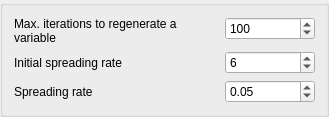
           <widget class="QGroupBox" name="algo_chio_container">
            <property name="title">
             <string/>
            </property>
            <layout class="QFormLayout" name="formLayout_7">
             <item row="0" column="0">
              <widget class="QLabel" name="label_20">
               <property name="minimumSize">
                <size>
                 <width>165</width>
                 <height>0</height>
                </size>
               </property>
               <property name="text">
                <string>Max. iterations to regenerate a variable</string>
               </property>
               <property name="wordWrap">
                <bool>true</bool>
               </property>
              </widget>
             </item>
             <item row="0" column="1">
              <layout class="QHBoxLayout" name="horizontalLayout_16">
               <item>
                <spacer name="horizontalSpacer_14">
                 <property name="orientation">
                  <enum>Qt::Horizontal</enum>
                 </property>
                 <property name="sizeHint" stdset="0">
                  <size>
                   <width>40</width>
                   <height>20</height>
                  </size>
                 </property>
                </spacer>
               </item>
               <item>
                <widget class="QSpinBox" name="algo_chio_maxsolsurvive">
                 <property name="minimumSize">
                  <size>
                   <width>90</width>
                   <height>0</height>
                  </size>
                 </property>
                 <property name="minimum">
                  <number>1</number>
                 </property>
                 <property name="maximum">
                  <number>100000</number>
                 </property>
                 <property name="value">
                  <number>100</number>
                 </property>
                </widget>
               </item>
              </layout>
             </item>
             <item row="1" column="0">
              <widget class="QLabel" name="label_21">
               <property name="text">
                <string>Initial spreading rate</string>
               </property>
              </widget>
             </item>
             <item row="1" column="1">
              <layout class="QHBoxLayout" name="horizontalLayout_18">
               <item>
                <spacer name="horizontalSpacer_16">
                 <property name="orientation">
                  <enum>Qt::Horizontal</enum>
                 </property>
                 <property name="sizeHint" stdset="0">
                  <size>
                   <width>40</width>
                   <height>20</height>
                  </size>
                 </property>
                </spacer>
               </item>
               <item>
                <widget class="QSpinBox" name="algo_chio_c0">
                 <property name="minimumSize">
                  <size>
                   <width>90</width>
                   <height>0</height>
                  </size>
                 </property>
                 <property name="maximum">
                  <number>1000</number>
                 </property>
                 <property name="value">
                  <number>6</number>
                 </property>
                </widget>
               </item>
              </layout>
             </item>
             <item row="2" column="0">
              <widget class="QLabel" name="label_22">
               <property name="text">
                <string>Spreading rate</string>
               </property>
              </widget>
             </item>
             <item row="2" column="1">
              <layout class="QHBoxLayout" name="horizontalLayout_19">
               <item>
                <spacer name="horizontalSpacer_17">
                 <property name="orientation">
                  <enum>Qt::Horizontal</enum>
                 </property>
                 <property name="sizeHint" stdset="0">
                  <size>
                   <width>40</width>
                   <height>20</height>
                  </size>
                 </property>
                </spacer>
               </item>
               <item>
                <widget class="QDoubleSpinBox" name="algo_chio_spreadingrate">
                 <property name="minimumSize">
                  <size>
                   <width>90</width>
                   <height>0</height>
                  </size>
                 </property>
                 <property name="minimum">
                  <double>0.000000000000000</double>
                 </property>
                 <property name="maximum">
                  <double>100.000000000000000</double>
                 </property>
                 <property name="singleStep">
                  <double>0.500000000000000</double>
                 </property>
                 <property name="value">
                  <double>0.050000000000000</double>
                 </property>
                </widget>
               </item>
              </layout>
             </item>
            </layout>
           </widget>
